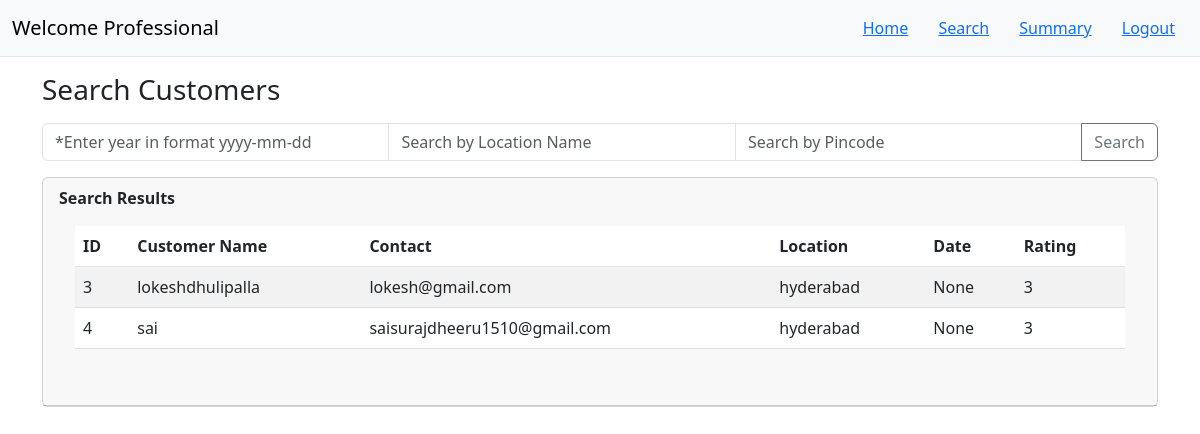
Page /serviceprofessionals/search (signed in) on the committed database.
### models.py (models this page shows, shortened)
class ServiceRequest(db.Model):
    __tablename__ = 'service_requests'
    id = db.Column(db.Integer, primary_key=True)
    service_id = db.Column(db.Integer, db.ForeignKey('services.id'), nullable=False)
    customer_id = db.Column(db.Integer, db.ForeignKey('users.id'), nullable=False)
    professional_id = db.Column(db.Integer, db.ForeignKey('service_professionals.id'), nullable=True)
    date_of_request = db.Column(db.DateTime, nullable=False, default=datetime.utcnow)
    date_of_completion = db.Column(db.DateTime, nullable=True)
    service_status = db.Column(db.String(50), default="requested")
    rating = db.Column(db.Integer, nullable=False, default=3)
    remarks = db.Column(db.Text)

class User(db.Model, UserMixin):
    __tablename__ = 'users'
    id = db.Column(db.Integer, primary_key=True)
    password = db.Column(db.String(100), nullable=False)
    email = db.Column(db.String(100), unique=True, nullable=False)
    is_active = db.Column(db.Boolean, default=False)
    user_type = db.Column(db.String(20), nullable=False)  # 'admin', 'customer', 'professional'
    is_blocked = db.Column(db.Boolean, default=False)
    fullname = db.Column(db.String(50), nullable=False)
    address = db.Column(db.String(200), nullable=True)
    pincode = db.Column(db.String(6), nullable=True)
    date_created = db.Column(db.DateTime, default=datetime.utcnow)
    customer_requests = db.relationship(
        'ServiceRequest',
        foreign_keys='ServiceRequest.customer_id',
        backref='customer',
        lazy=True
    )
    __mapper_args__ = {
        'polymorphic_on': user_type,  # Specifies the column used for polymorphism
        'polymorphic_identity': 'user',  # Identifier for the User model
    }

### service_professionals/views.py (the view)
@service_professional_views.route("/search", methods=['GET'])
@login_required
def search_sps():
    date_of_completion = request.args.get('date_of_completion', None)
    location = request.args.get('location', None)
    pincode = request.args.get('pincode', None)
    professional_id = current_user.id  # Placeholder
    if not professional_id:
        flash("Unauthorized access", "danger")
        return render_template("professional_search.html")
    query = ServiceRequest.query.filter_by(professional_id=professional_id)
    filters = []
    if date_of_completion:
        try:
            filters.append(ServiceRequest.date_of_completion == datetime.strptime(date_of_completion, "%Y-%m-%d"))
        except ValueError:
            flash("Invalid date format. Use YYYY-MM-DD", "info")
            return render_template("professional_search.html")
    if location:
        filters.append(Customer.address.ilike(f"%{location}%"))
    if pincode:
        filters.append(Customer.pincode == pincode)
    if filters:
        query = query.filter(and_(*filters))
    results = query.all()
    return render_template("professional_search.html", results=results)

### app.py (called while the page is built)
@login_manager.user_loader
def load_user(user_id):
    return User.query.get(int(user_id))

### templates/professional_search.html (shortened to what this page needs)
<!DOCTYPE html>
<html lang="en">
<head>
    <link href="https://cdn.jsdelivr.net/npm/bootstrap@5.3.0-alpha3/dist/css/bootstrap.min.css" rel="stylesheet">
</head>
<body>
    <nav class="navbar navbar-expand-lg navbar-light bg-light border-bottom mb-3">
        <div class="container-fluid">
            <a class="navbar-brand" href="#">Welcome Professional</a>
            <div>
                <a href="/serviceprofessionals/dashboard" class="btn btn-link">Home</a>
            <a href="/serviceprofessionals/search" class="btn btn-link">Search</a>
            <a href="/serviceprofessionals/summary" class="btn btn-link">Summary</a>
            <a href="/logout" class="btn btn-link">Logout</a>
            </div>
        </div>
    </nav>
    <div class="container mb-5" id="search-section">
        <h3 class="mb-3">Search Customers</h3>
        <form action="/serviceprofessionals/search" method="get">
            <div class="input-group mb-3">
                <input type="text" class="form-control" placeholder="*Enter year in format yyyy-mm-dd" aria-label="Search" >
                <input type="text" class="form-control" placeholder="Search by Location Name" aria-label="location" name="location">
                <input type="text" class="form-control" placeholder="Search by Pincode" aria-label="pincode" name="pincode">
                <button class="btn btn-outline-secondary" type="submit">Search</button>
            </div>
        </form>
    <div class="card mb-4">
        <div class="card-header">
            <strong>Search Results</strong>
        <div class="card-body">
            <table class="table table-striped" id="closed_customers">
                <thead>
                    <tr>
                        <th>ID</th>
                        <th>Customer Name</th>
                        <th>Contact</th>
                        <th>Location</th>
                        <th>Date</th>
                        <th>Rating</th>
                    </tr>
                </thead>
                <tbody id="customersTableBody">
                     {% for sr in results %}
                     <tr>
                        <td>{{sr.customer.id}}</td>
                        <td>{{sr.customer.fullname}}</td>
                        <td>{{sr.customer.email}}</td>
                        <td>{{sr.customer.address}}</td>
                        <td>{{sr.date_of_completion}}</td>
                        <td>{{sr.rating}}</td>
                     </tr>
                     {% endfor %}
                </tbody>
            </table>
        </div>
    </div>
</body>
</html>

### rows in the picture
ServiceRequest: customer.id "3", customer.fullname "lokeshdhulipalla", customer.email "lokesh@gmail.com", customer.address "hyderabad", date_of_completion "None", rating "3"
ServiceRequest: customer.id "4", customer.fullname "sai", customer.email "saisurajdheeru1510@gmail.com", customer.address "hyderabad", date_of_completion "None", rating "3"
